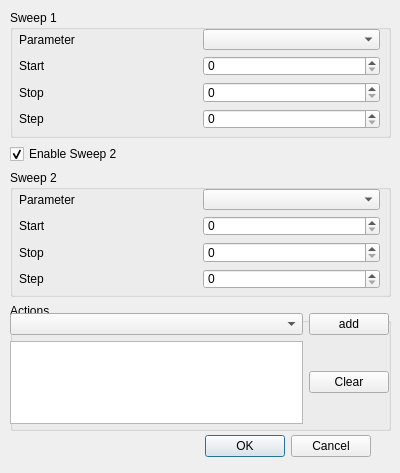
<?xml version="1.0" encoding="UTF-8"?>
<ui version="4.0">
 <class>Dialog</class>
 <widget class="QDialog" name="Dialog">
  <property name="geometry">
   <rect>
    <x>0</x>
    <y>0</y>
    <width>400</width>
    <height>473</height>
   </rect>
  </property>
  <property name="windowTitle">
   <string>Dialog</string>
  </property>
  <widget class="QDialogButtonBox" name="buttonBox">
   <property name="geometry">
    <rect>
     <x>30</x>
     <y>430</y>
     <width>341</width>
     <height>32</height>
    </rect>
   </property>
   <property name="orientation">
    <enum>Qt::Horizontal</enum>
   </property>
   <property name="standardButtons">
    <set>QDialogButtonBox::Cancel|QDialogButtonBox::Ok</set>
   </property>
  </widget>
  <widget class="QWidget" name="verticalLayoutWidget">
   <property name="geometry">
    <rect>
     <x>10</x>
     <y>10</y>
     <width>381</width>
     <height>421</height>
    </rect>
   </property>
   <layout class="QVBoxLayout" name="verticalLayout">
    <item>
     <widget class="QGroupBox" name="sweep1_groupBox">
      <property name="title">
       <string>Sweep 1</string>
      </property>
      <widget class="QWidget" name="gridLayoutWidget">
       <property name="geometry">
        <rect>
         <x>9</x>
         <y>19</y>
         <width>361</width>
         <height>100</height>
        </rect>
       </property>
       <layout class="QGridLayout" name="gridLayout">
        <item row="1" column="0">
         <widget class="QLabel" name="label">
          <property name="text">
           <string>Start</string>
          </property>
         </widget>
        </item>
        <item row="1" column="1">
         <widget class="QSpinBox" name="spinBox"/>
        </item>
        <item row="0" column="1">
         <widget class="QComboBox" name="comboBox"/>
        </item>
        <item row="2" column="0">
         <widget class="QLabel" name="label_2">
          <property name="text">
           <string>Stop</string>
          </property>
         </widget>
        </item>
        <item row="3" column="0">
         <widget class="QLabel" name="label_3">
          <property name="text">
           <string>Step</string>
          </property>
         </widget>
        </item>
        <item row="2" column="1">
         <widget class="QSpinBox" name="spinBox_2"/>
        </item>
        <item row="3" column="1">
         <widget class="QSpinBox" name="spinBox_3"/>
        </item>
        <item row="0" column="0">
         <widget class="QLabel" name="label_4">
          <property name="text">
           <string>Parameter</string>
          </property>
         </widget>
        </item>
       </layout>
      </widget>
     </widget>
    </item>
    <item>
     <widget class="QCheckBox" name="checkBox">
      <property name="text">
       <string>Enable Sweep 2</string>
      </property>
      <property name="checked">
       <bool>true</bool>
      </property>
     </widget>
    </item>
    <item>
     <widget class="QGroupBox" name="sweep2_groupBox">
      <property name="title">
       <string>Sweep 2</string>
      </property>
      <widget class="QWidget" name="gridLayoutWidget_3">
       <property name="geometry">
        <rect>
         <x>9</x>
         <y>19</y>
         <width>361</width>
         <height>100</height>
        </rect>
       </property>
       <layout class="QGridLayout" name="gridLayout_3">
        <item row="1" column="0">
         <widget class="QLabel" name="label_5">
          <property name="text">
           <string>Start</string>
          </property>
         </widget>
        </item>
        <item row="1" column="1">
         <widget class="QSpinBox" name="spinBox_4"/>
        </item>
        <item row="0" column="1">
         <widget class="QComboBox" name="comboBox_2"/>
        </item>
        <item row="2" column="0">
         <widget class="QLabel" name="label_6">
          <property name="text">
           <string>Stop</string>
          </property>
         </widget>
        </item>
        <item row="3" column="0">
         <widget class="QLabel" name="label_7">
          <property name="text">
           <string>Step</string>
          </property>
         </widget>
        </item>
        <item row="2" column="1">
         <widget class="QSpinBox" name="spinBox_5"/>
        </item>
        <item row="3" column="1">
         <widget class="QSpinBox" name="spinBox_6"/>
        </item>
        <item row="0" column="0">
         <widget class="QLabel" name="label_8">
          <property name="text">
           <string>Parameter</string>
          </property>
         </widget>
        </item>
       </layout>
      </widget>
     </widget>
    </item>
    <item>
     <widget class="QGroupBox" name="groupBox">
      <property name="title">
       <string>Actions</string>
      </property>
      <widget class="QWidget" name="gridLayoutWidget_2">
       <property name="geometry">
        <rect>
         <x>0</x>
         <y>10</y>
         <width>379</width>
         <height>111</height>
        </rect>
       </property>
       <layout class="QGridLayout" name="gridLayout_2">
        <item row="0" column="1">
         <widget class="QPushButton" name="pushButton">
          <property name="sizePolicy">
           <sizepolicy hsizetype="Maximum" vsizetype="Fixed">
            <horstretch>0</horstretch>
            <verstretch>0</verstretch>
           </sizepolicy>
          </property>
          <property name="text">
           <string>add</string>
          </property>
         </widget>
        </item>
        <item row="0" column="0">
         <widget class="QComboBox" name="comboBox_3"/>
        </item>
        <item row="1" column="0">
         <widget class="QTextBrowser" name="textBrowser"/>
        </item>
        <item row="1" column="1">
         <widget class="QPushButton" name="pushButton_2">
          <property name="text">
           <string>Clear</string>
          </property>
         </widget>
        </item>
       </layout>
      </widget>
     </widget>
    </item>
   </layout>
  </widget>
 </widget>
 <resources/>
 <connections>
  <connection>
   <sender>buttonBox</sender>
   <signal>accepted()</signal>
   <receiver>Dialog</receiver>
   <slot>accept()</slot>
   <hints>
    <hint type="sourcelabel">
     <x>248</x>
     <y>254</y>
    </hint>
    <hint type="destinationlabel">
     <x>157</x>
     <y>274</y>
    </hint>
   </hints>
  </connection>
  <connection>
   <sender>buttonBox</sender>
   <signal>rejected()</signal>
   <receiver>Dialog</receiver>
   <slot>reject()</slot>
   <hints>
    <hint type="sourcelabel">
     <x>316</x>
     <y>260</y>
    </hint>
    <hint type="destinationlabel">
     <x>286</x>
     <y>274</y>
    </hint>
   </hints>
  </connection>
  <connection>
   <sender>checkBox</sender>
   <signal>clicked(bool)</signal>
   <receiver>sweep2_groupBox</receiver>
   <slot>setVisible(bool)</slot>
   <hints>
    <hint type="sourcelabel">
     <x>200</x>
     <y>146</y>
    </hint>
    <hint type="destinationlabel">
     <x>200</x>
     <y>221</y>
    </hint>
   </hints>
  </connection>
 </connections>
</ui>
